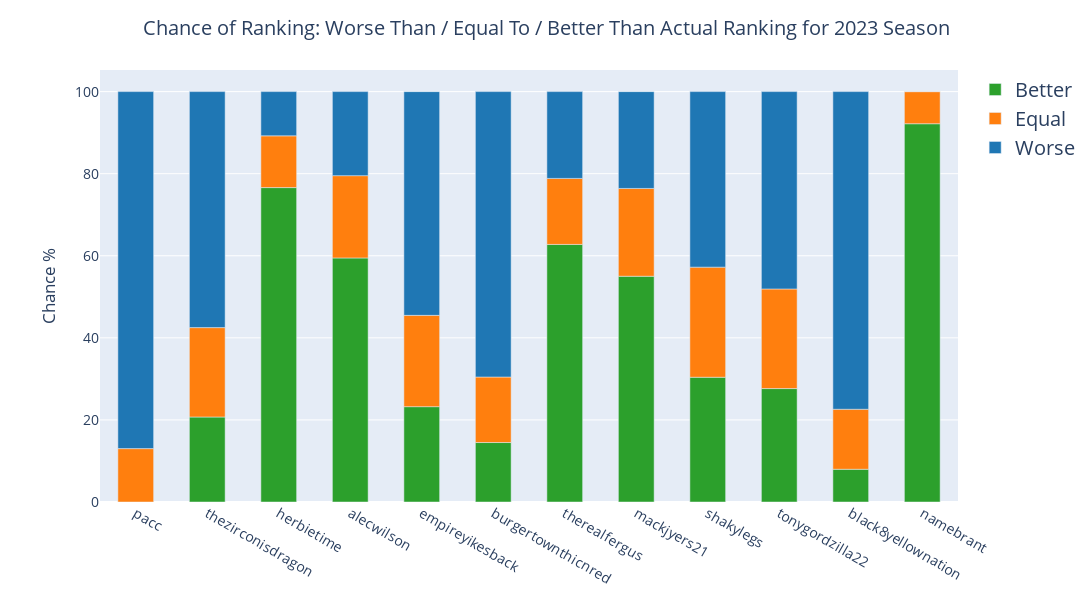

Here is the notebook cell this chart was saved with:
### Code cell
# Plots the season probabilities as a stacked bar chart
season_probs_melt = pd.melt(season_probs, id_vars=['username', "Playoff"], var_name=' ', value_name='Chance %')
fig = px.bar(
        season_probs_melt, 
        x='username', 
        y='Chance %', 
        color = ' ', 
        title = f'Chance of Ranking: Worse Than / Equal To / Better Than Actual Ranking for {YEAR} Season',
        color_discrete_sequence = px.colors.qualitative.D3[:3][::-1],
        )

fig.update_layout(width=1200,
                  height=600,
                  xaxis_title = None,
                  title_x = 0.5,
                  font=dict(size=14),
                  margin=dict(t=70, b=75, l=100, r=50),
                  bargap=0.5,
                  legend = dict(title = None,
                                font = dict(size=20))
                 )

### Figure 1 — Plotly figure (JSON) as saved in the notebook; plotly's stock layout.template omitted (floating-point values rounded to 4 significant figures)
{"data": [{"alignmentgroup": "True", "hovertemplate": " =Better<br>username=%{x}<br>Chance %=%{y}<extra></extra>", "legendgroup": "Better", "marker": {"color": "#2CA02C", "pattern": {"shape": ""}}, "name": "Better", "offsetgroup": "Better", "orientation": "v", "showlegend": true, "textposition": "auto", "type": "bar", "x": ["pacc", "thezirconisdragon", "herbietime", "alecwilson", "empireyikesback", "burgertownthicnred", "therealfergus", "mackjyers21", "shakylegs", "tonygordzilla22", "black8yellownation", "namebrant"], "xaxis": "x", "y": [0, 20.71, 76.61, 59.47, 23.23, 14.49, 62.76, 55.01, 30.4, 27.64, 7.98, 92.17], "yaxis": "y"}, {"alignmentgroup": "True", "hovertemplate": " =Equal<br>username=%{x}<br>Chance %=%{y}<extra></extra>", "legendgroup": "Equal", "marker": {"color": "#FF7F0E", "pattern": {"shape": ""}}, "name": "Equal", "offsetgroup": "Equal", "orientation": "v", "showlegend": true, "textposition": "auto", "type": "bar", "x": ["pacc", "thezirconisdragon", "herbietime", "alecwilson", "empireyikesback", "burgertownthicnred", "therealfergus", "mackjyers21", "shakylegs", "tonygordzilla22", "black8yellownation", "namebrant"], "xaxis": "x", "y": [13.01, 21.78, 12.61, 20.05, 22.25, 15.96, 16.09, 21.39, 26.83, 24.27, 14.62, 7.83], "yaxis": "y"}, {"alignmentgroup": "True", "hovertemplate": " =Worse<br>username=%{x}<br>Chance %=%{y}<extra></extra>", "legendgroup": "Worse", "marker": {"color": "#1F77B4", "pattern": {"shape": ""}}, "name": "Worse", "offsetgroup": "Worse", "orientation": "v", "showlegend": true, "textposition": "auto", "type": "bar", "x": ["pacc", "thezirconisdragon", "herbietime", "alecwilson", "empireyikesback", "burgertownthicnred", "therealfergus", "mackjyers21", "shakylegs", "tonygordzilla22", "black8yellownation", "namebrant"], "xaxis": "x", "y": [86.99, 57.51, 10.78, 20.48, 54.51, 69.55, 21.15, 23.59, 42.77, 48.09, 77.4, 0], "yaxis": "y"}], "layout": {"bargap": 0.5, "barmode": "relative", "font": {"size": 14}, "height": 600, "legend": {"font": {"size": 20}, "title": {}, "tracegroupgap": 0}, "margin": {"b": 75, "l": 100, "r": 50, "t": 70}, "title": {"text": "Chance of Ranking: Worse Than / Equal To / Better Than Actual Ranking for 2023 Season", "x": 0.5}, "width": 1200, "xaxis": {"anchor": "y", "domain": [0, 1], "title": {}}, "yaxis": {"anchor": "x", "domain": [0, 1], "title": {"text": "Chance %"}}}}
